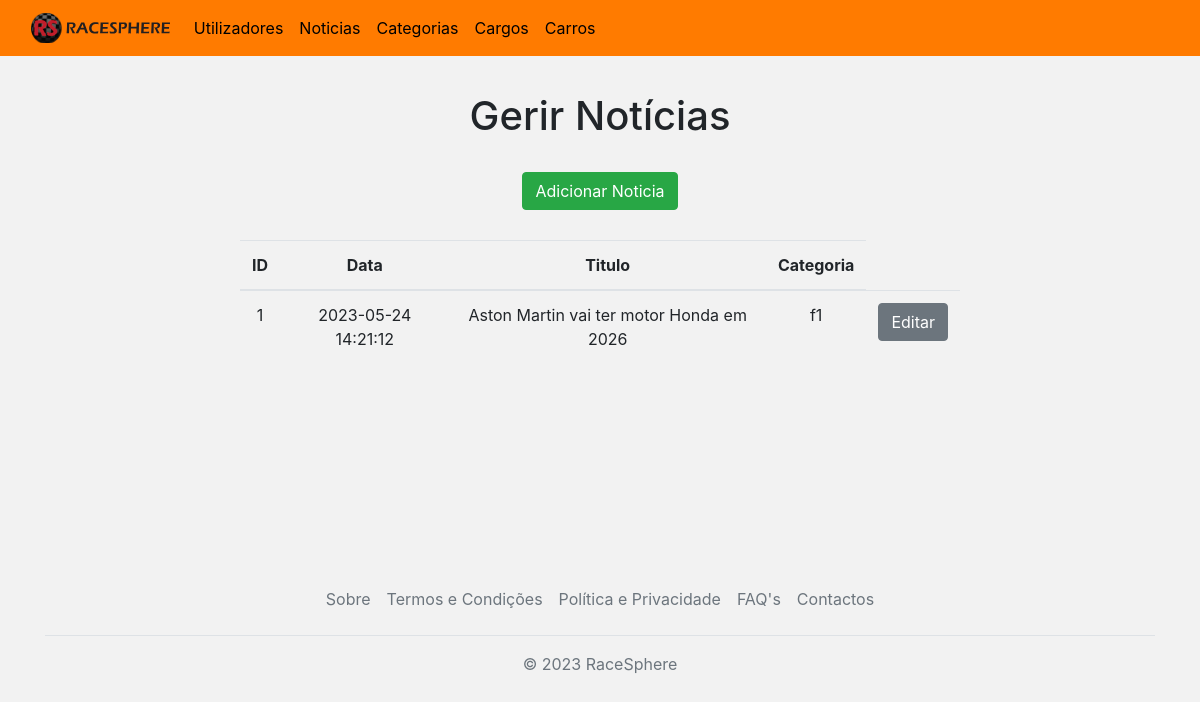
Page /RaceSphere-v1.0/admin/news.php on the committed database.
### tables this page shows
CREATE TABLE `noticias` (
  `id_noticia` int(11) NOT NULL,
  `titulo_noticia` varchar(100) NOT NULL,
  `desc_noticia` text NOT NULL,
  `thumb_noticia` longblob,
  `cat_noticia` enum('f1','wrc','wec') NOT NULL,
  `data_noticia` timestamp NOT NULL DEFAULT CURRENT_TIMESTAMP
);

### RaceSphere-v1.0/admin/news.php (the view, shortened to what this page needs)
<!DOCTYPE html>
<html lang="pt">
<head>
    <link rel="stylesheet" href="richtexteditor/rte_theme_default.css" />
    <?php include('bootstrapInc.php'); ?>
    <link rel="stylesheet" href="../css/pauloLeal.css">
</head>
<body>
    <?php include('navbar.php'); ?>
    <h1>Gerir Notícias</h1>
    <br>
    <a href="newsAdd.php" class="btn btn-success">Adicionar Noticia</a>
    <table class="table" id="newsManage">
        <thead>
            <tr>
                <th scope="col">ID</th>
                <th scope="col">Data</th>
                <th scope="col">Titulo</th>
                <th scope="col">Categoria</th>
            </tr>
        </thead>
        <tbody>
            <?php
            include '../sqli/conn.php';
            $query = "SELECT id_noticia, titulo_noticia, cat_noticia, data_noticia FROM noticias";
            $result = mysqli_query($conn, $query);
            if (mysqli_num_rows($result) > 0) {
                while ($row = mysqli_fetch_assoc($result)) {
                    echo "<tr>";
                    echo "<td>" . $row['id_noticia'] . "</td>";
                    echo "<td>" . $row['data_noticia'] . "</td>";
                    echo "<td>" . $row['titulo_noticia'] . "</td>";
                    echo "<td>" . $row['cat_noticia'] . "</td>";
                    echo "<td><a href='#' class='btn btn-secondary' value=" . $row['id_noticia'] . ">Editar</a></td>";
                    echo "</tr>";
                }
                echo "</table>";
            } else {
                echo "No records found.";
            }
            ?>
    <?php include('footer.php'); ?>
</body>
</html>

### RaceSphere-v1.0/css/main.css (style rules this page uses)
body { margin: 0; font-family: 'Roboto Condensed', sans-serif; font-weight: lighter; }

### RaceSphere-v1.0/css/pauloLeal.css (style rules this page uses)
body { background-color: rgb(242, 242, 242); text-align: center; }
h1 { margin-top: 3%; }
table#newsManage { width: 60%; margin-top: 30px; margin-bottom: 200px; margin-left: auto; margin-right: auto; border-radius: 10px; }

### rows in the picture
noticias: id_noticia "1", data_noticia "2023-05-24 14:21:12", titulo_noticia "Aston Martin vai ter motor Honda em 2026", cat_noticia "f1"
